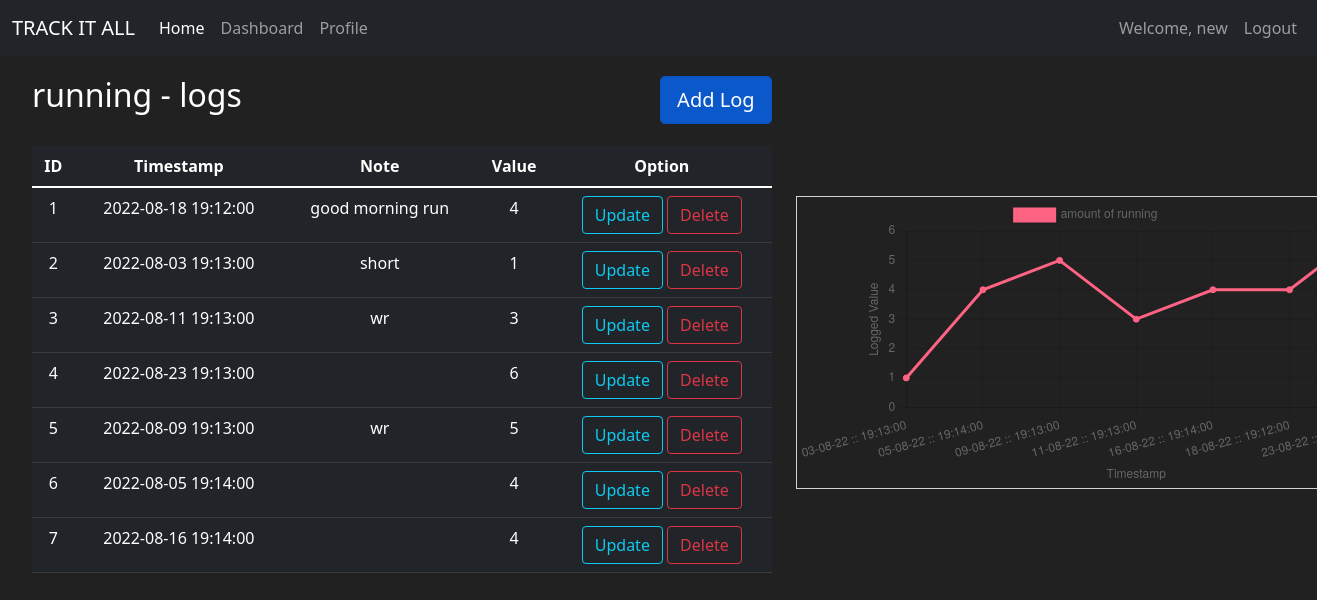
/1/log (signed in), run on the app's committed database.
### my_app/models.py (models this page shows, shortened)
class User(db.Model,UserMixin):
    id=db.Column(db.Integer(), primary_key=True)
    username=db.Column(db.String(length=40), nullable=False, unique=True)
    email=db.Column(db.String(length=50), nullable=False, unique=True)
    password_hash=db.Column(db.String(length=60), nullable=False)
    target=db.Column(db.Integer(), nullable=False, default=0)          #one to many relationship
    trackers=db.relationship('Tracker',backref='owned_user', lazy=True)     #lazy=True it allows sqlalchemy to grab hold of all items in one shot
    log=db.relationship('Log')
    role=db.Column(db.String(), nullable=False, default='User')          #one to many relationship
    city=db.Column(db.String())
    phone_num=db.Column(db.Integer())
    social=db.Column(db.String())
    @property
    def password(self):
        return self.password

class Tracker(db.Model):
    id=db.Column(db.Integer(), primary_key=True)
    name=db.Column(db.String(length=40), nullable=False, unique=True)
    description=db.Column(db.String(length=1024))
    type=db.Column(db.String(length=40), nullable=False)
    owner=db.Column(db.Integer(), db.ForeignKey('user.id'))
    log=db.relationship('Log',cascade="all, delete")
    choices=db.Column(db.String()) #comma seperated values for the multiple choice
    last_modified=db.Column(db.Integer())

class Log(db.Model):
    id=db.Column(db.Integer(), primary_key=True)
    value=db.Column(db.Integer())
    timestamp=db.Column(db.DateTime())
    note=db.Column(db.String())
    desc=db.Column(db.String())
    user_id = db.Column(db.Integer, db.ForeignKey('user.id'))
    tracker_id = db.Column(db.Integer, db.ForeignKey('tracker.id',ondelete="CASCADE"))

### my_app/routes.py (the view, shortened to what this page needs)
@app.route('/<int:tracker_id>/log', methods=['GET', 'POST'])
@login_required
def log_page(tracker_id):
    update_log = UpdateLog()
    delete_log = DeleteLog()
    tracker = Tracker.query.filter_by(id=tracker_id).first()
    logs = Log.query.filter_by(tracker_id=tracker_id).all()
    time_graph, value_graph, datetime_field, graph ,new_value_graph,choice_dict=[], [], [], {}, [],{}
    for i in logs:
        datetime_field.append(i.timestamp)
        graph[i.timestamp.strftime("%d-%m-%y :: %H:%M:%S")] = i.value
        value_graph.append(i.value)
    sort_time = sorted(datetime_field)
    for j in sort_time:
        time_graph.append(j.strftime("%d-%m-%y :: %H:%M:%S"))
    for j in time_graph:
        new_value_graph.append(graph[j])
    type_dict= {'1': 'line', '2': 'bar', '3': 'bar', '4': 'line', '5': 'line', '6': 'line'}
    type = type_dict[tracker.type]
    choices=None
    context = {'tracker': tracker,
               'logs': logs,
               'update_log': update_log,
               'delete_log': delete_log,
               'graph': graph,
               'sort_time': sort_time,
               'value_graph': value_graph,
               'time_graph': time_graph,
               'datetime_field': datetime_field,
               'type': type,
               'new_value_graph': new_value_graph,
               'choices': choices,
               'choice_dict': choice_dict}
    return render_template('log.html', **context)

### my_app/models.py (called while the page is built)
@login_manager.user_loader
def load_user(user_id):
    return User.query.get(int(user_id))

### my_app/templates/log.html (shortened to what this page needs)
{% extends 'base.html' %}
{% block content %}
<div class="row" style="margin-top:20px;margin-left: 20px;">
    <div class="col-7">
        <div class="position-relative">
            <div class="position-absolute top-10 end-0">
                <div class="btn-group-lg"><a href="/{{ tracker.id }}/addlog" class="btn btn-primary active" aria-current="page">Add Log</a></div>
            </div>
        </div>
        <h2>{{ tracker.name }} - logs</h2>
        <br>
        <table class="table table-hover table-dark">
            <thead>
                <tr>
                    <th scope="col">ID</th>
                    <th scope="col">Timestamp</th>
                    <th scope="col">Note</th>
                    <th scope="col">Value</th>
                    <th scope="col">Option</th>
                </tr>
            </thead>
            <tbody>
                {% for log in logs %}
                <tr>
                    <td>{{ loop.index }}</td>
                    <td>{{ log.timestamp }}</td>
                    <td>{{ log.note }}</td>
                    {% if tracker.type=='3' %}
                    <td>{% if log.value == 1 %} YES {% else %} NO {% endif %}</td>
                    {% elif tracker.type=='2' %}
                    <td> {{choice_dict[log.value]}} </td>
                    {% elif tracker.type=='4' %}
                    <td>{{ log.value }} °F </td>
                    {% elif tracker.type=='5' %}
                    <td>{{ log.value }} Cal </td>
                    {% elif tracker.type=='6' %}
                    <td>{{ log.value }} mins </td>
                    {% else %}
                    <td>{{ log.value }}</td>
                    {% endif %}
                    <td>
                        <button type="button" class="btn btn-outline-info" data-bs-toggle="modal" data-bs-target="#Modal-UpdateLog-{{log.id}}">Update</button>
                            <button type="button" class="btn btn-outline-danger" data-bs-toggle="modal" data-bs-target="#Modal-DeleteLog-{{log.id}}">
                            Delete
                        </button>
                    </td>
                </tr>
                {% endfor %}
            </tbody>
        </table>
    </div>
    <div class="col-5">
      <br>
      <br>
      <br>
      <br>
      <br>
        <div class="logChart" >
            <canvas id="myChart"></canvas>
        </div>
    </div>
</div>
{% if type=='bar' %}
<script>
const data = {
            labels: {{ choices | safe }},
            datasets: [{
              label: '{{tracker.description }}',
              backgroundColor: 'rgb(255, 120, 132)',
              borderColor: 'rgb(255, 255, 200)',
              data: {{ value_graph  }},
            }]
          };
          const config = {
            type: "{{ type }}",
            data: data,
            options: {
              scales: {
                y: {
                  beginAtZero: true,
                  title: {
                      display: true,
                      text: 'Number of occurence'
                  },
                  min: 0,
                  ticks: {
          // forces step size to be 50 units
                    stepSize: 1
                  }
                },
                x: {
                    title: {
                      display: true,
                      text: 'tracker values'
                  }
                }
              }
            }
          };
          var myChart = new Chart(
            document.getElementById('myChart'),
            config
          );
</script>
{% else %}
<script>
          const data = {
            labels: {{ time_graph | safe }},
            datasets: [{
              label: '{{tracker.description }}',
              backgroundColor: 'rgb(255, 99, 132)',
              borderColor: 'rgb(255, 99, 132)',
              data: {{ new_value_graph  }},
            }]
          };
          const config = {
            type: "{{ type }}",
            data: data,
            options: {
              scales: {
                y: {
                  beginAtZero: true,
                  title: {
                      display: true,
                      text: 'Logged Value'
                  },
                  min: 0,
                  ticks: {
          // forces step size to be 50 units
                    stepSize: 1
                  }
                },
                x: {
                    title: {
                      display: true,
                      text: 'Timestamp'
                  }
                }
              }
            }
          };
          var myChart = new Chart(
            document.getElementById('myChart'),
            config
          );
</script>
{% endif %}
{% endblock %}

### my_app/templates/base.html (shortened to what this page needs)
<!doctype html>
<html lang="en">
  <head>
    <link href="https://cdn.jsdelivr.net/npm/bootstrap@5.1.3/dist/css/bootstrap.min.css" rel="stylesheet">
    <link rel="stylesheet" href="{{ url_for('static',filename='css/style.css') }}">
  </head>
  <body>
    <nav class="navbar navbar-expand-lg navbar-dark bg-dark">
        <div class="container-fluid">
          <a class="navbar-brand" href="#">TRACK IT ALL</a>
          <div class="collapse navbar-collapse" id="navbarSupportedContent">
            <ul class="navbar-nav me-auto mb-2 mb-lg-0">
              <li class="nav-item">
                <a class="nav-link active" aria-current="page" href="{{ url_for('home_page') }}">Home</a>
              </li>
              <li class="nav-item">
                <a class="nav-link" href="{{ url_for('dashboard_page') }}">Dashboard</a>
              </li>
              <li class="nav-item">
                <a class="nav-link" href="{{ url_for('profile_page') }}">Profile</a>
              </li>
            </ul>
            {% if current_user.is_authenticated %}
            <ul class="navbar-nav ms-auto">
                <li class="nav-item">
                    <a class="nav-link" href="#">Welcome, {{ current_user.username}}</a>
                </li>
                <li class="nav-item">
                    <a class="nav-link" href="{{ url_for('logout_page') }}">Logout</a>
                </li>
            </ul>
            {% endif %}
          </div>
        </div>
    </nav>
    {% block content %}
    {% endblock %}
  </body>
</html>

### my_app/static/css/style.css (style rules this page uses)
body { background-color: #212121; color: white; }
td,th { text-align: center; }
.logChart { margin-right: 15px; width: 580px; border: 1px solid lightgrey; padding: 2px; }

### data on the page
User: username "new"
Tracker: name "running"
Log: timestamp "2022-08-18 19:12:00", note "good morning run", value "4"
Log: timestamp "2022-08-03 19:13:00", note "short", value "1"
Log: timestamp "2022-08-11 19:13:00", note "wr", value "3"
Log: timestamp "2022-08-23 19:13:00", value "6"
Log: timestamp "2022-08-09 19:13:00", note "wr", value "5"
Log: timestamp "2022-08-05 19:14:00", value "4"
Log: timestamp "2022-08-16 19:14:00", value "4"

### other printed values
chart data {{ time_graph | safe }} ['03-08-22 :: 19:13:00', '05-08-22 :: 19:14:00', '09-08-22 :: 19:13:00', '11-08-22 :: 19:13:00', '16-08-22 :: 19:14:00', '18-08-22 :: 19:12:00', '23-08-22 :: 19:13:00']
chart data {{ tracker.description }} amount of running
chart data {{ new_value_graph }} [1, 4, 5, 3, 4, 4, 6]
